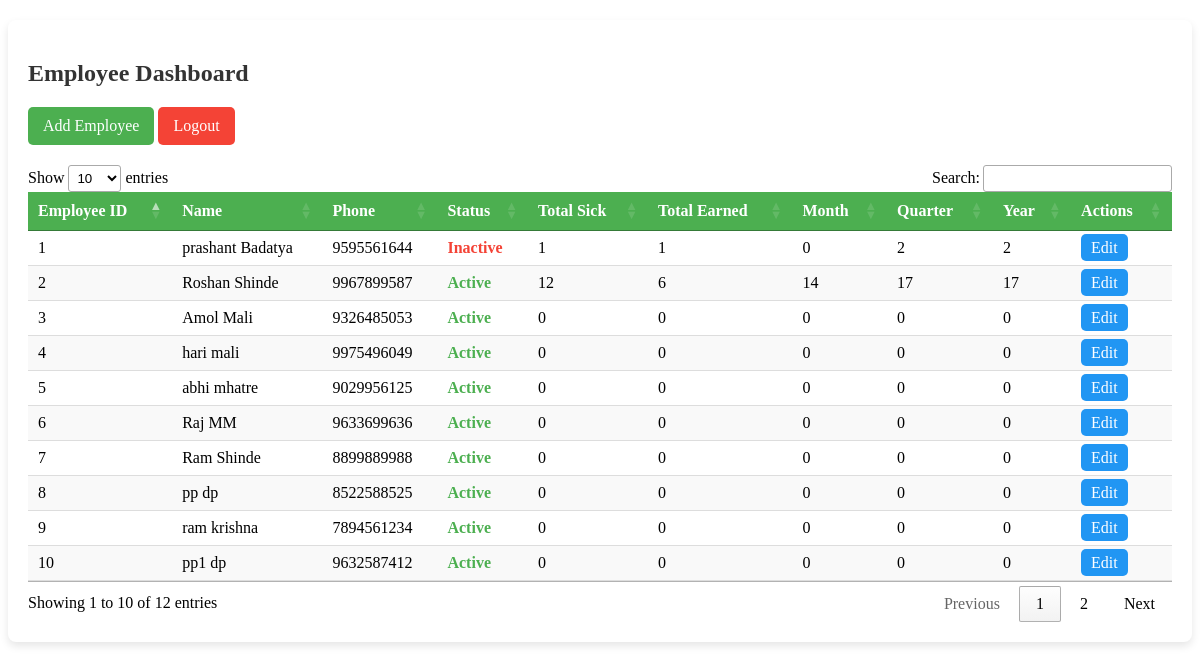
The page /admin_dashboard/ (signed in) on the database its author committed.
### leave_management/models.py (models this page shows, shortened)
class EmployeeProfile(models.Model):
    ACTIVE = 'Active'
    INACTIVE = 'Inactive'
    STATUS_CHOICES = [
        (ACTIVE, 'Active'),
        (INACTIVE, 'Inactive'),
    ]
    user = models.OneToOneField(User, null=True, on_delete=models.CASCADE)
    first_name = models.CharField(max_length=100)
    last_name = models.CharField(max_length=100)
    phone_number = models.CharField(max_length=10, unique=True)
    password = models.CharField(max_length=4)
    status = models.CharField(max_length=8, choices=STATUS_CHOICES, default=ACTIVE)
    total_cs_leaves = models.IntegerField(default=12)  # Casual Leave (CS)
    total_e_leaves = models.IntegerField(default=12)  # Earned Leave (E)

### leave_management/views.py (the view)
# urls.py: path("admin_dashboard/", admin_dashboard, name="admin_dashboard"),
@login_required
def admin_dashboard(request):
    today = now().date()
    first_day_of_month = today.replace(day=1)
    current_quarter = (today.month - 1) // 3 + 1
    first_day_of_quarter = datetime(today.year, 3 * current_quarter - 2, 1).date()
    financial_year_start = datetime(today.year if today.month >= 4 else today.year - 1, 4, 1).date()
    employee_queryset = EmployeeProfile.objects.all()
    employees = employee_queryset.annotate(
        total_sick=Count('employeeleave', filter=Q(employeeleave__leave_type='CS')),
        total_earned=Count('employeeleave', filter=Q(employeeleave__leave_type='E')),
        leaves_this_month=Count('employeeleave',
                                filter=Q(employeeleave__start_date__range=(first_day_of_month, today))),
        leaves_this_quarter=Count('employeeleave',
                                  filter=Q(employeeleave__start_date__range=(first_day_of_quarter, today))),
        leaves_this_year=Count('employeeleave',
                               filter=Q(employeeleave__start_date__range=(financial_year_start, today)))
    ).order_by('id')
    leave_report = []
    for employee in employees:
        leave_report.append({
            'employee': employee,
            'leaves_this_month': employee.leaves_this_month,
            'leaves_this_quarter': employee.leaves_this_quarter,
            'leaves_this_year': employee.leaves_this_year,
            'total_sick': employee.total_sick,
            'total_earned': employee.total_earned,
        })
    context = {
        'leave_report': leave_report,
        'employees': employees,
        'total_employees': employee_queryset.count(),
        'total_active_employees': employee_queryset.filter(status='Active').count(),
        'total_inactive_employees': employee_queryset.filter(status='Inactive').count(),
    }
    return render(request, 'admin_dashboard.html', context)

### leave_management/templates/admin_dashboard.html (shortened to what this page needs)
<div class="table-container">
    <h2>Employee Dashboard</h2>
    <a href="{% url 'modify_employee' %}" class="add-employee-btn">Add Employee</a>
    <a href="{% url 'home' %}" class="logout-btn">Logout</a>
    <table class="employee-table" id="employeeTable">
        <thead>
            <tr>
                <th>Employee ID</th>
                <th>Name</th>
                <th>Phone</th>
                <th>Status</th>
                <th>Total Sick</th>
                <th>Total Earned</th>
                <th>Month</th>
                <th>Quarter</th>
                <th>Year</th>
                <th>Actions</th>
            </tr>
        </thead>
        <tbody>
            {% for item in leave_report %}
            <tr>
                <td>{{ item.employee.id }}</td>
                <td>{{ item.employee.first_name }} {{ item.employee.last_name }}</td>
                <td>{{ item.employee.phone_number }}</td>
                <td><span class="status {{ item.employee.status|lower }}">{{ item.employee.status }}</span></td>
                <td>{{ item.total_sick }}</td>
                <td>{{ item.total_earned }}</td>
                <td>{{ item.leaves_this_month }}</td>
                <td>{{ item.leaves_this_quarter }}</td>
                <td>{{ item.leaves_this_year }}</td>
                <td>
                    <a href="{% url 'modify_employee' item.employee.id %}" class="action-btn edit"> Edit</a>
                </td>
            </tr>
            {% endfor %}
        </tbody>
    </table>
</div>
<link rel="stylesheet" type="text/css" href="https://cdn.datatables.net/1.13.4/css/jquery.dataTables.min.css">

### leave_management/templates/admin_dashboard.html (style rules this page uses)
.table-container { background-color: #fff; padding: 20px; border-radius: 8px; box-shadow: 0 4px 8px rgba(0, 0, 0, 0.1); margin-top: 20px; }
.table-container h2 { color: #333; margin-bottom: 20px; }
.add-employee-btn { background-color: #4CAF50; color: #fff; padding: 10px 15px; margin-bottom: 20px; display: inline-block; border-radius: 5px; text-decoration: none; transition: background 0.3s ease; }
.logout-btn { background-color: #f44336; color: #fff; padding: 10px 15px; margin-bottom: 20px; display: inline-block; border-radius: 5px; text-decoration: none; transition: background 0.3s ease; }
.employee-table { width: 100%; border-collapse: collapse; }
.employee-table th, .employee-table td { padding: 12px; text-align: left; border-bottom: 1px solid #ddd; }
.employee-table th { background-color: #4CAF50; color: #fff; }
.employee-table tr:nth-child(even) { background-color: #f9f9f9; }
.status.active { color: #4CAF50; font-weight: bold; }
.status.inactive { color: #f44336; font-weight: bold; }
.action-btn { padding: 5px 10px; margin-right: 5px; border-radius: 5px; text-decoration: none; color: #fff; transition: background 0.3s ease; }
.edit { background-color: #2196F3; }

### rows shown on the page
EmployeeProfile: employee.id "1", employee.first_name "prashant", employee.last_name "Badatya", employee.phone_number "9595561644", employee.status "Inactive", total_sick "1", total_earned "1", leaves_this_month "0", leaves_this_quarter "2", leaves_this_year "2"
EmployeeProfile: employee.id "2", employee.first_name "Roshan", employee.last_name "Shinde", employee.phone_number "9967899587", employee.status "Active", total_sick "12", total_earned "6", leaves_this_month "14", leaves_this_quarter "17", leaves_this_year "17"
EmployeeProfile: employee.id "3", employee.first_name "Amol", employee.last_name "Mali", employee.phone_number "9326485053", employee.status "Active", total_sick "0", total_earned "0", leaves_this_month "0", leaves_this_quarter "0", leaves_this_year "0"
EmployeeProfile: employee.id "4", employee.first_name "hari", employee.last_name "mali", employee.phone_number "9975496049", employee.status "Active", total_sick "0", total_earned "0", leaves_this_month "0", leaves_this_quarter "0", leaves_this_year "0"
EmployeeProfile: employee.id "5", employee.first_name "abhi", employee.last_name "mhatre", employee.phone_number "9029956125", employee.status "Active", total_sick "0", total_earned "0", leaves_this_month "0", leaves_this_quarter "0", leaves_this_year "0"
EmployeeProfile: employee.id "6", employee.first_name "Raj", employee.last_name "MM", employee.phone_number "9633699636", employee.status "Active", total_sick "0", total_earned "0", leaves_this_month "0", leaves_this_quarter "0", leaves_this_year "0"
EmployeeProfile: employee.id "7", employee.first_name "Ram", employee.last_name "Shinde", employee.phone_number "8899889988", employee.status "Active", total_sick "0", total_earned "0", leaves_this_month "0", leaves_this_quarter "0", leaves_this_year "0"
EmployeeProfile: employee.id "8", employee.first_name "pp", employee.last_name "dp", employee.phone_number "8522588525", employee.status "Active", total_sick "0", total_earned "0", leaves_this_month "0", leaves_this_quarter "0", leaves_this_year "0"
EmployeeProfile: employee.id "9", employee.first_name "ram", employee.last_name "krishna", employee.phone_number "7894561234", employee.status "Active", total_sick "0", total_earned "0", leaves_this_month "0", leaves_this_quarter "0", leaves_this_year "0"
EmployeeProfile: employee.id "10", employee.first_name "pp1", employee.last_name "dp", employee.phone_number "9632587412", employee.status "Active", total_sick "0", total_earned "0", leaves_this_month "0", leaves_this_quarter "0", leaves_this_year "0"
